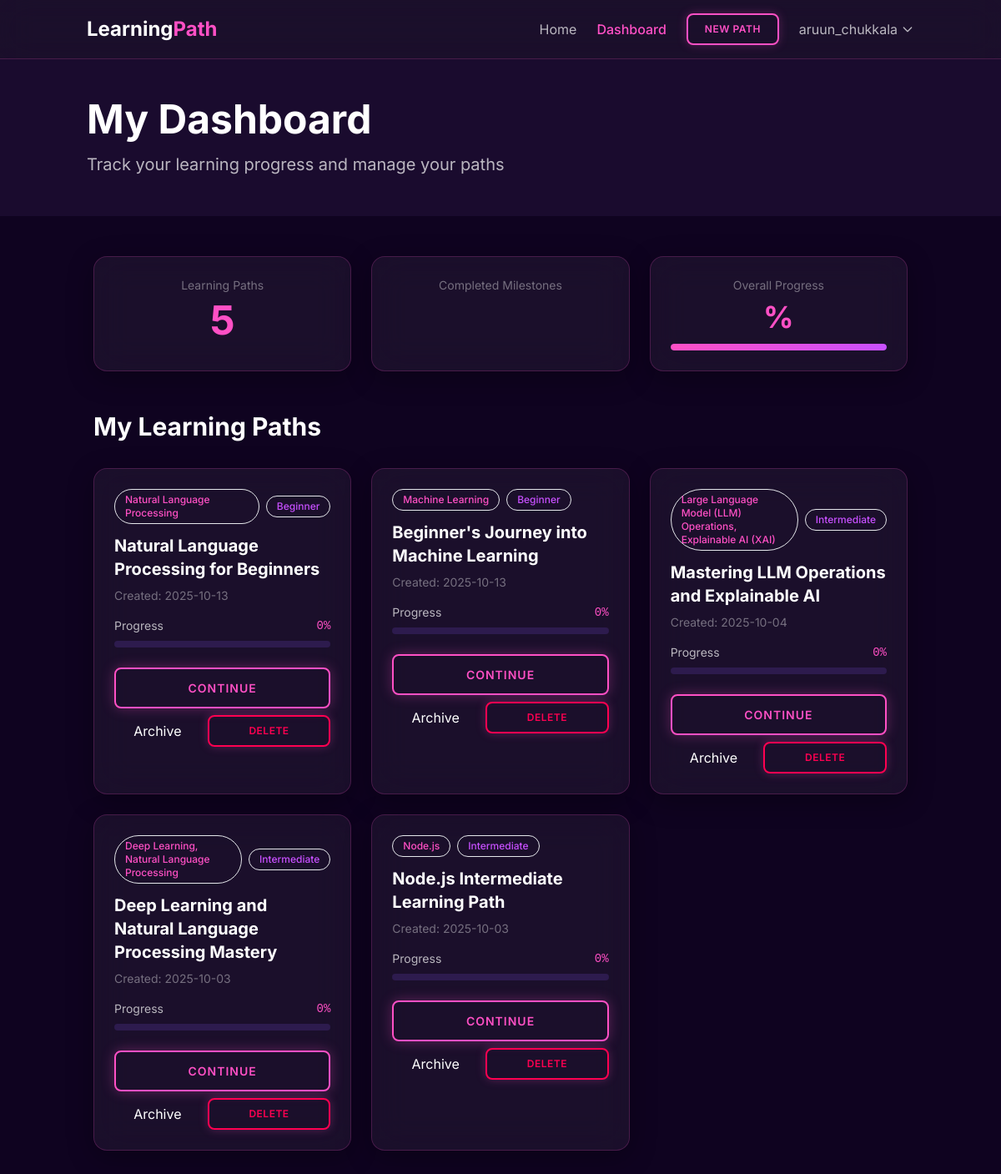
/dashboard (signed in), run on the app's committed database.
### web_app/models.py (models this page shows, shortened)
class User(UserMixin, db.Model):
    __tablename__ = 'users'
    id = db.Column(db.Integer, primary_key=True)
    username = db.Column(db.String(64), index=True, unique=True, nullable=False)
    email = db.Column(db.String(120), index=True, unique=True, nullable=False)
    password_hash = db.Column(db.String(256))
    created_at = db.Column(db.DateTime, default=datetime.utcnow)
    last_seen = db.Column(db.DateTime, default=datetime.utcnow)
    registration_source = db.Column(db.String(20), default='email_password')  # 'email_password', 'google', etc.
    login_count = db.Column(db.Integer, default=0)
    display_name = db.Column(db.String(100))  # For a more personalized display name vs username
    bio = db.Column(db.Text)
    learning_paths = db.relationship('UserLearningPath', backref='author', lazy='dynamic')

class UserLearningPath(db.Model):
    __tablename__ = 'user_learning_paths'
    id = db.Column(db.String(36), primary_key=True, default=lambda: str(uuid.uuid4()))
    user_id = db.Column(db.Integer, db.ForeignKey('users.id'), nullable=False)
    path_data_json = db.Column(db.JSON, nullable=False)
    title = db.Column(db.String(200), nullable=True) # Extracted from path_data for easier display
    topic = db.Column(db.String(100), nullable=True) # Extracted from path_data
    created_at = db.Column(db.DateTime, index=True, default=datetime.utcnow)
    last_accessed_at = db.Column(db.DateTime, default=datetime.utcnow)
    is_archived = db.Column(db.Boolean, default=False)
    progress_entries = db.relationship('LearningProgress', backref='path', lazy='dynamic', cascade='all, delete-orphan')

### web_app/main_routes.py (the view)
@bp.route('/dashboard')
@login_required
def dashboard():
    user_paths = UserLearningPath.query.filter_by(
        user_id=current_user.id,
        is_archived=False
    ).order_by(UserLearningPath.created_at.desc()).all()
    archived_paths = UserLearningPath.query.filter_by(
        user_id=current_user.id,
        is_archived=True
    ).order_by(UserLearningPath.created_at.desc()).all()
    paths_with_progress = []
    total_milestones = 0
    completed_milestones = 0
    for path in user_paths:
        progress_entries = LearningProgress.query.filter_by(
            user_learning_path_id=path.id
        ).all()
        path_total = len(progress_entries)
        path_completed = sum(1 for entry in progress_entries if entry.status == 'completed')
        if path_total > 0:
            progress_percentage = int((path_completed / path_total) * 100)
        else:
            progress_percentage = 0
        total_milestones += path_total
        completed_milestones += path_completed
        paths_with_progress.append({
            'id': path.id,
            'title': path.title,
            'topic': path.topic,
            'expertise_level': path.path_data_json.get('expertise_level', 'Beginner') if path.path_data_json else 'Beginner',
            'created_at': path.created_at.strftime('%Y-%m-%d') if path.created_at else datetime.now().strftime('%Y-%m-%d'),
            'progress_percentage': progress_percentage,
            'completed': path_completed,
            'total': path_total,
            'is_archived': path.is_archived
        })
    overall_progress = int((completed_milestones / total_milestones) * 100) if total_milestones > 0 else 0
    archived_paths_data = [{
        'id': path.id,
        'title': path.title,
        'topic': path.topic,
        'expertise_level': path.path_data_json.get('expertise_level', 'Beginner'),
        'created_at': path.created_at.strftime('%Y-%m-%d')
    } for path in archived_paths]
    return render_template('dashboard.html',
                          user_paths=paths_with_progress,
                          archived_paths=archived_paths_data,
                          stats={
                              'total_paths': len(user_paths),
                              'completed_milestones': completed_milestones,
                              'total_milestones': total_milestones,
                              'overall_progress': overall_progress
                          })

### web_app/auth_routes.py (called while the page is built)
@login_manager.user_loader
def load_user(user_id):
    return User.query.get(int(user_id))

### web_app/main_routes.py (called while the page is built)
@bp.context_processor
def inject_current_year():
    return {'current_year': datetime.now().year}

### web_app/templates/dashboard.html (shortened to what this page needs)
<!DOCTYPE html>
<html lang="en">
<head>
    <script src="https://cdn.tailwindcss.com"></script>
    <link rel="stylesheet" href="{{ url_for('static', filename='css/glassmorphic.css') }}">
</head>
<body class="bg-primary min-h-screen">
    <nav class="glass-nav py-4 px-6">
        <div class="container mx-auto flex justify-between items-center">
            <a href="/" class="text-2xl font-bold text-white">
                Learning<span class="text-neon-cyan">Path</span>
            </a>
            <div class="flex items-center gap-6">
                <a href="/" class="text-secondary hover:text-neon-cyan transition">Home</a>
                <a href="/dashboard" class="text-neon-cyan font-medium">Dashboard</a>
                <a href="/#path-form" class="neon-btn-sm">New Path</a>
                <div class="relative group">
                    <button class="flex items-center gap-1 text-secondary hover:text-neon-cyan transition">
                        <span>{{ current_user.username }}</span>
                        <svg class="h-4 w-4" fill="none" viewBox="0 0 24 24" stroke="currentColor">
                            <path stroke-linecap="round" stroke-linejoin="round" stroke-width="2" d="M19 9l-7 7-7-7" />
                        </svg>
                    </button>
                </div>
            </div>
        </div>
    </nav>
    <section class="bg-secondary py-12 px-6">
        <div class="container mx-auto">
            <h1 class="text-5xl font-bold text-white mb-4">My Dashboard</h1>
            <p class="text-xl text-secondary">Track your learning progress and manage your paths</p>
        </div>
    </section>
    <div class="container mx-auto px-6 py-12">
        <div class="grid grid-cols-1 md:grid-cols-3 gap-6 mb-12">
            <div class="glass-card p-6 text-center">
                <p class="text-sm text-muted mb-2">Learning Paths</p>
                <p class="text-5xl font-bold text-neon-cyan">{{ user_paths|length }}</p>
            </div>
            <div class="glass-card p-6 text-center">
                <p class="text-sm text-muted mb-2">Completed Milestones</p>
            </div>
            <div class="glass-card p-6 text-center">
                <p class="text-sm text-muted mb-2">Overall Progress</p>
                <p class="text-4xl font-bold text-neon-pink mb-3">{{ overall_progress }}%</p>
                <div class="progress-bar-container">
                    <div class="progress-bar" style="width: {{ overall_progress }}%"></div>
                </div>
            </div>
        </div>
        <h2 class="text-3xl font-bold text-white mb-8">My Learning Paths</h2>
        {% if user_paths %}
            <div class="grid md:grid-cols-2 lg:grid-cols-3 gap-6">
                {% for path in user_paths %}
                    <div id="path-{{ path.id }}" class="glass-card p-6 path-card">
                        <div class="flex items-center gap-2 mb-3">
                            <span class="px-3 py-1 bg-neon-cyan bg-opacity-20 border border-neon-cyan text-neon-cyan rounded-full text-xs font-medium">{{ path.topic }}</span>
                            <span class="px-3 py-1 bg-neon-purple bg-opacity-20 border border-neon-purple text-neon-purple rounded-full text-xs font-medium">{{ path.expertise_level|default('Beginner')|title }}</span>
                        </div>
                        <h3 class="text-xl font-bold mb-2 text-white">{{ path.title }}</h3>
                        <p class="text-muted text-sm mb-4">Created: {{ path.created_at }}</p>
                        <div class="mb-6">
                            <div class="flex justify-between text-sm mb-2">
                                <span class="text-secondary">Progress</span>
                                <span class="text-neon-cyan font-mono">{{ path.progress_percentage }}%</span>
                            </div>
                            <div class="progress-bar-container">
                            </div>
                        </div>
                        <div class="flex flex-col gap-2">
                            <a href="{{ url_for('main.view_path', path_id=path.id) }}" class="neon-btn text-center">Continue</a>
                            <div class="flex gap-2">
                                <button onclick="archivePath('{{ path.id }}')" class="neon-btn-sm-purple flex-1">
                                    {% if path.is_archived %}Unarchive{% else %}Archive{% endif %}
                                </button>
                                <button onclick="deletePath('{{ path.id }}')" class="neon-btn-sm flex-1" style="border-color: var(--status-error); color: var(--status-error);">
                                    Delete
                                </button>
                            </div>
                        </div>
                    </div>
                {% endfor %}
            </div>
        {% endif %}
    </div>
</body>
</html>

### web_app/static/css/glassmorphic.css (style rules this page uses)
:root { --bg-primary: #0f0320; --bg-secondary: #1a0b2e; --bg-tertiary: #2d1b4e; --glass-bg: rgba(255, 255, 255, 0.05); --glass-bg-hover: rgba(255, 255, 255, 0.08); --glass-border: rgba(255, 80, 197, 0.2); --glass-blur: 20px; --neon-cyan: #ff50c5; --neon-purple: #c850ff; --neon-pink: #ff50c5; --neon-green: #ff8fe7; --text-primary: #ffffff; --text-secondary: rgba(255, 255, 255, 0.7); --text-muted: rgba(255, 255, 255, 0.4); --status-success: #00ff88; --status-warning: #ffb800; --status-error: #ff0051; --grid-color: rgba(255, 80, 197, 0.1); --grid-overlay: radial-gradient(circle at 50% 50%, transparent 0%, rgba(15, 3, 32, 0.9) 100%); color-scheme: dark; }
* { margin: 0; padding: 0; box-sizing: border-box; }
html { scroll-behavior: smooth; }
body { font-family: 'Inter', sans-serif; background: var(--bg-primary); color: var(--text-primary); line-height: 1.6; -webkit-font-smoothing: antialiased; -moz-osx-font-smoothing: grayscale; }
h1, h2, h3, h4, h5, h6 { font-weight: 700; line-height: 1.2; }
a { text-decoration: none; color: inherit; }
button { font-family: inherit; cursor: pointer; border: none; background: none; }
.glass-card { background: var(--glass-bg); backdrop-filter: blur(var(--glass-blur)); -webkit-backdrop-filter: blur(var(--glass-blur)); border: 1px solid var(--glass-border); border-radius: 16px; box-shadow: 0 8px 32px rgba(0, 0, 0, 0.3); transition: all 0.3s cubic-bezier(0.4, 0, 0.2, 1); }
.glass-nav { background: var(--glass-bg); backdrop-filter: blur(var(--glass-blur)); -webkit-backdrop-filter: blur(var(--glass-blur)); border-bottom: 1px solid var(--glass-border); position: sticky; top: 0; z-index: 50; }
.neon-btn { background: transparent; border: 2px solid var(--neon-pink); color: var(--neon-pink); padding: 12px 32px; border-radius: 8px; font-weight: 600; font-size: 0.875rem; text-transform: uppercase; letter-spacing: 1px; box-shadow: 0 0 16px rgba(255, 80, 197, 0.3); transition: all 0.3s cubic-bezier(0.4, 0, 0.2, 1); cursor: pointer; display: inline-flex; align-items: center; justify-content: center; }
.neon-btn-sm { padding: 8px 20px; font-size: 0.75rem; border: 2px solid var(--neon-pink); color: var(--neon-pink); background: transparent; border-radius: 8px; font-weight: 600; text-transform: uppercase; letter-spacing: 0.5px; box-shadow: 0 0 12px rgba(255, 80, 197, 0.25); transition: all 0.3s ease; cursor: pointer; text-decoration: none; display: inline-block; text-align: center; }
.bg-primary { background-color: var(--bg-primary); }
.bg-secondary { background-color: var(--bg-secondary); }
.text-neon-cyan { color: var(--neon-cyan); }
.text-neon-purple { color: var(--neon-purple); }
.text-neon-pink { color: var(--neon-pink); }
.text-secondary { color: var(--text-secondary); }
.text-muted { color: var(--text-muted); }
* { scrollbar-width: thin; scrollbar-color: rgba(74, 216, 255, 0.4) var(--bg-secondary); }
.progress-bar-container { width: 100%; height: 8px; background: var(--bg-tertiary); border-radius: 9999px; overflow: hidden; position: relative; }
.progress-bar { height: 100%; background: linear-gradient(90deg, var(--neon-cyan), var(--neon-purple)); border-radius: 9999px; box-shadow: 0 0 20px rgba(0, 243, 255, 0.5); transition: width 0.5s cubic-bezier(0.4, 0, 0.2, 1); }
.container { max-width: 1200px; margin: 0 auto; padding: 0 1rem; }
.text-center { text-align: center; }
.flex { display: flex; }
.grid { display: grid; }
.items-center { align-items: center; }
.justify-between { justify-content: space-between; }
.gap-2 { gap: 0.5rem; }
.gap-6 { gap: 1.5rem; }
.p-6 { padding: 1.5rem; }
.mb-2 { margin-bottom: 0.5rem; }
.mb-4 { margin-bottom: 1rem; }
.mb-6 { margin-bottom: 1.5rem; }
.mb-8 { margin-bottom: 2rem; }
.mb-12 { margin-bottom: 3rem; }
.rounded-full { border-radius: 9999px; }
.transition { transition: all 0.3s ease; }
.relative { position: relative; }
.min-h-screen { min-height: 100vh; }

### data on the page
User: username "aruun_chukkala"
UserLearningPath: topic "Natural Language Processing", expertise_level "Beginner", title "Natural Language Processing for Beginners", created_at "2025-10-13", progress_percentage "0"
UserLearningPath: topic "Machine Learning", expertise_level "Beginner", title "Beginner's Journey into Machine Learning", created_at "2025-10-13", progress_percentage "0"
UserLearningPath: topic "Large Language Model (LLM) Operations, Explainable AI (XAI)", expertise_level "Intermediate", title "Mastering LLM Operations and Explainable AI", created_at "2025-10-04", progress_percentage "0"
UserLearningPath: topic "Deep Learning, Natural Language Processing", expertise_level "Intermediate", title "Deep Learning and Natural Language Processing Mastery", created_at "2025-10-03", progress_percentage "0"
UserLearningPath: topic "Node.js", expertise_level "Intermediate", title "Node.js Intermediate Learning Path", created_at "2025-10-03", progress_percentage "0"

### other printed values
{{ user_paths|length }} "5"
